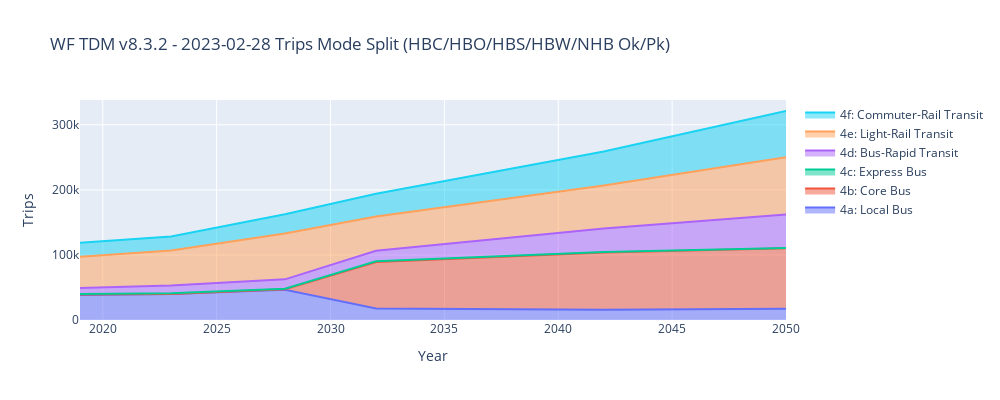
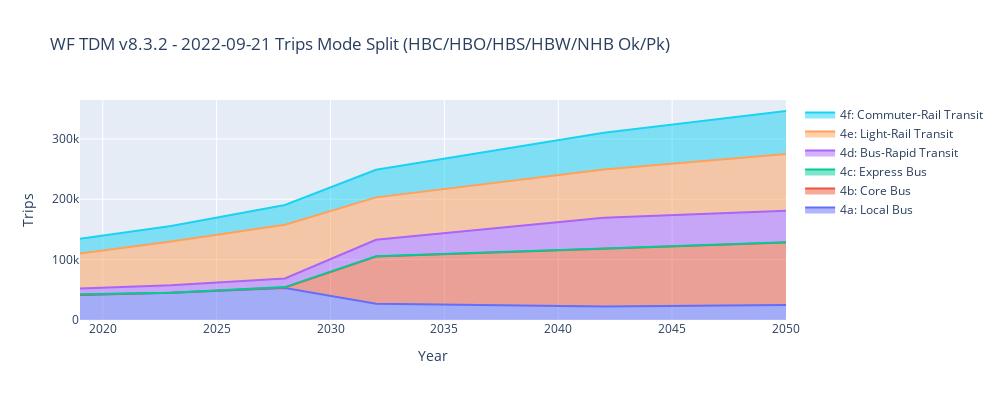
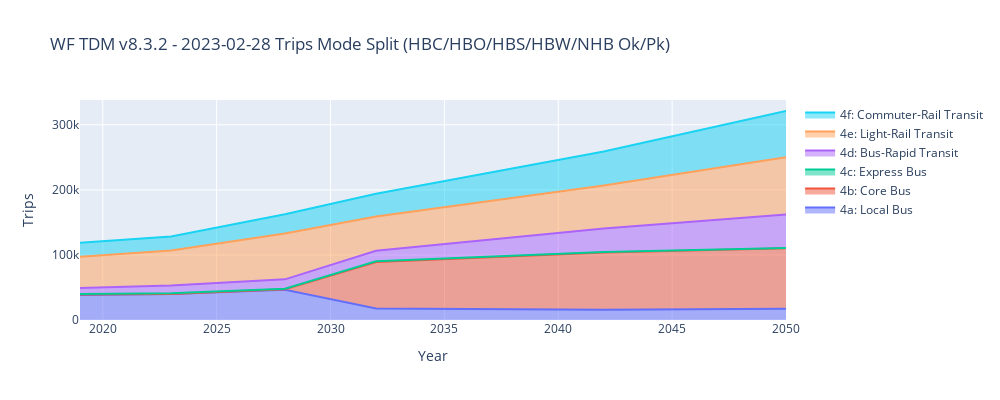

Notebook code for these charts, in order:
### Code cell
# MAKE INTERACTIVE CHART
py.offline.init_notebook_mode(connected=True)

from ipywidgets import Layout

lstTdmVersionsWithDate = sorted(dfTransitSummaryPlotData['tdmVersionWithDate'].unique().tolist())
lstScenarioGroups      = sorted(dfTransitSummaryPlotData['scenarioGroup'     ].unique().tolist())
lstModes               = sorted(dfTransitSummaryPlotData['modeGroup'         ].unique().tolist())
lstTripPurp            = sorted(dfTransitSummaryPlotData['TRIPPURP'          ].unique().tolist())
lstPeriod              = sorted(dfTransitSummaryPlotData['PERIOD'            ].unique().tolist())

# remove include in all list
lstScenarioGroups = [i for i in lstScenarioGroups if i not in lstIncludeInAll] 

selectTdmVersionWithDate = widgets.Select        (options=lstTdmVersionWithDate, value=(lstTdmVersionsWithDate[2]          ), description='TDM Version'   , layout=Layout(display="flex", flex_flow='row'))
selectScenarioGroup      = widgets.Select        (options=lstScenarioGroups    , value=('RTP'                              ), description='Scenario Group', layout=Layout(display="flex", flex_flow='row'))
selectModes              = widgets.SelectMultiple(options=lstModes             , value=(lstModes[7:13]                     ), description='Mode Group'    , layout=Layout(display="flex", flex_flow='row'))
selectTripPurps          = widgets.SelectMultiple(options=lstTripPurp          , value=(lstTripPurp                        ), description='Purpose'       , layout=Layout(display="flex", flex_flow='row'))
selectPeriods            = widgets.SelectMultiple(options=lstPeriod            , value=(lstPeriod                          ), description='Periods'       , layout=Layout(display="flex", flex_flow='row'))

widgets.interactive(update_plot_stackedarea, tdmVersionWithDate=selectTdmVersionWithDate, scenarioGroup=selectScenarioGroup, modeGroups=selectModes, trippurps=selectTripPurps , periods=selectPeriods)

#ADD RAW OBSERVED CURVES

### Figure 1 — Plotly figure (JSON) as saved in the notebook; plotly's stock layout.template omitted (floating-point values rounded to 4 significant figures)
{"data": [{"mode": "lines", "name": "4a: Local Bus", "stackgroup": "one", "type": "scatter", "x": [2019, 2023, 2028, 2032, 2042, 2050], "y": [38575, 40096, 46528, 17545, 15943, 17404]}, {"mode": "lines", "name": "4b: Core Bus", "stackgroup": "one", "type": "scatter", "x": [2019, 2023, 2028, 2032, 2042, 2050], "y": [667, 0, 800, 71503, 87717, 92781]}, {"mode": "lines", "name": "4c: Express Bus", "stackgroup": "one", "type": "scatter", "x": [2019, 2023, 2028, 2032, 2042, 2050], "y": [532, 875, 814, 1174, 1039, 460]}, {"mode": "lines", "name": "4d: Bus-Rapid Transit", "stackgroup": "one", "type": "scatter", "x": [2019, 2023, 2028, 2032, 2042, 2050], "y": [9549, 12218, 14327, 16262, 35759, 51436]}, {"mode": "lines", "name": "4e: Light-Rail Transit", "stackgroup": "one", "type": "scatter", "x": [2019, 2023, 2028, 2032, 2042, 2050], "y": [47727, 53621, 70599, 52535, 66425, 88203]}, {"mode": "lines", "name": "4f: Commuter-Rail Transit", "stackgroup": "one", "type": "scatter", "x": [2019, 2023, 2028, 2032, 2042, 2050], "y": [21757, 21554, 29428, 35154, 52055, 70947]}], "layout": {"height": 400, "title": {"text": "WF TDM v8.3.2 - 2023-02-28 Trips Mode Split (HBC/HBO/HBS/HBW/NHB Ok/Pk)"}, "width": 1000, "xaxis": {"title": {"text": "Year"}}, "yaxis": {"title": {"text": "Trips"}}}}

### Figure 2 — Plotly figure (JSON) as saved in the notebook; plotly's stock layout.template omitted (floating-point values rounded to 4 significant figures)
{"data": [{"mode": "lines", "name": "4a: Local Bus", "stackgroup": "one", "type": "scatter", "x": [2019, 2023, 2028, 2032, 2042, 2050], "y": [41341, 45265, 53125, 27037, 22299, 24751]}, {"mode": "lines", "name": "4b: Core Bus", "stackgroup": "one", "type": "scatter", "x": [2019, 2023, 2028, 2032, 2042, 2050], "y": [688, 0, 814, 78207, 95801, 103545]}, {"mode": "lines", "name": "4c: Express Bus", "stackgroup": "one", "type": "scatter", "x": [2019, 2023, 2028, 2032, 2042, 2050], "y": [568, 51, 568, 362, 202, 289]}, {"mode": "lines", "name": "4d: Bus-Rapid Transit", "stackgroup": "one", "type": "scatter", "x": [2019, 2023, 2028, 2032, 2042, 2050], "y": [9536, 12292, 14316, 27235, 51029, 52509]}, {"mode": "lines", "name": "4e: Light-Rail Transit", "stackgroup": "one", "type": "scatter", "x": [2019, 2023, 2028, 2032, 2042, 2050], "y": [58192, 72467, 89013, 70293, 80041, 93703]}, {"mode": "lines", "name": "4f: Commuter-Rail Transit", "stackgroup": "one", "type": "scatter", "x": [2019, 2023, 2028, 2032, 2042, 2050], "y": [24045, 25666, 32733, 45796, 60889, 71391]}], "layout": {"height": 400, "title": {"text": "WF TDM v8.3.2 - 2022-09-21 Trips Mode Split (HBC/HBO/HBS/HBW/NHB Ok/Pk)"}, "width": 1000, "xaxis": {"title": {"text": "Year"}}, "yaxis": {"title": {"text": "Trips"}}}}

### Figure 3 — Plotly figure (JSON) as saved in the notebook; plotly's stock layout.template omitted (floating-point values rounded to 4 significant figures)
{"data": [{"mode": "lines", "name": "4a: Local Bus", "stackgroup": "one", "type": "scatter", "x": [2019, 2023, 2028, 2032, 2042, 2050], "y": [38575, 40096, 46528, 17545, 15943, 17404]}, {"mode": "lines", "name": "4b: Core Bus", "stackgroup": "one", "type": "scatter", "x": [2019, 2023, 2028, 2032, 2042, 2050], "y": [667, 0, 800, 71503, 87717, 92781]}, {"mode": "lines", "name": "4c: Express Bus", "stackgroup": "one", "type": "scatter", "x": [2019, 2023, 2028, 2032, 2042, 2050], "y": [532, 875, 814, 1174, 1039, 460]}, {"mode": "lines", "name": "4d: Bus-Rapid Transit", "stackgroup": "one", "type": "scatter", "x": [2019, 2023, 2028, 2032, 2042, 2050], "y": [9549, 12218, 14327, 16262, 35759, 51436]}, {"mode": "lines", "name": "4e: Light-Rail Transit", "stackgroup": "one", "type": "scatter", "x": [2019, 2023, 2028, 2032, 2042, 2050], "y": [47727, 53621, 70599, 52535, 66425, 88203]}, {"mode": "lines", "name": "4f: Commuter-Rail Transit", "stackgroup": "one", "type": "scatter", "x": [2019, 2023, 2028, 2032, 2042, 2050], "y": [21757, 21554, 29428, 35154, 52055, 70947]}], "layout": {"height": 400, "title": {"text": "WF TDM v8.3.2 - 2023-02-28 Trips Mode Split (HBC/HBO/HBS/HBW/NHB Ok/Pk)"}, "width": 1000, "xaxis": {"title": {"text": "Year"}}, "yaxis": {"title": {"text": "Trips"}}}}
